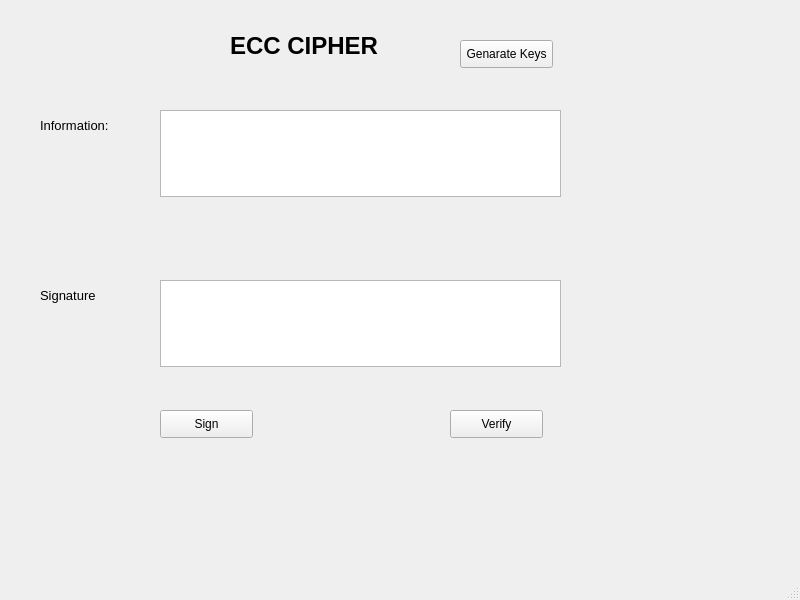
<?xml version="1.0" encoding="UTF-8"?>
<ui version="4.0">
 <class>MainWindow</class>
 <widget class="QMainWindow" name="MainWindow">
  <property name="geometry">
   <rect>
    <x>0</x>
    <y>0</y>
    <width>800</width>
    <height>600</height>
   </rect>
  </property>
  <property name="windowTitle">
   <string>MainWindow</string>
  </property>
  <widget class="QWidget" name="centralwidget">
   <widget class="QLabel" name="label">
    <property name="geometry">
     <rect>
      <x>230</x>
      <y>0</y>
      <width>191</width>
      <height>91</height>
     </rect>
    </property>
    <property name="font">
     <font>
      <pointsize>18</pointsize>
      <weight>75</weight>
      <bold>true</bold>
     </font>
    </property>
    <property name="text">
     <string>ECC CIPHER</string>
    </property>
   </widget>
   <widget class="QLabel" name="label_2">
    <property name="geometry">
     <rect>
      <x>40</x>
      <y>110</y>
      <width>91</width>
      <height>31</height>
     </rect>
    </property>
    <property name="font">
     <font>
      <pointsize>10</pointsize>
     </font>
    </property>
    <property name="text">
     <string>Information:</string>
    </property>
   </widget>
   <widget class="QLabel" name="label_3">
    <property name="geometry">
     <rect>
      <x>40</x>
      <y>280</y>
      <width>91</width>
      <height>31</height>
     </rect>
    </property>
    <property name="font">
     <font>
      <pointsize>10</pointsize>
     </font>
    </property>
    <property name="text">
     <string>Signature</string>
    </property>
   </widget>
   <widget class="QTextEdit" name="txt_information">
    <property name="geometry">
     <rect>
      <x>160</x>
      <y>110</y>
      <width>401</width>
      <height>87</height>
     </rect>
    </property>
   </widget>
   <widget class="QTextEdit" name="txt_signature">
    <property name="geometry">
     <rect>
      <x>160</x>
      <y>280</y>
      <width>401</width>
      <height>87</height>
     </rect>
    </property>
   </widget>
   <widget class="QPushButton" name="btn_genaratekey">
    <property name="geometry">
     <rect>
      <x>460</x>
      <y>40</y>
      <width>93</width>
      <height>28</height>
     </rect>
    </property>
    <property name="text">
     <string>Genarate Keys</string>
    </property>
   </widget>
   <widget class="QPushButton" name="btn_sign">
    <property name="geometry">
     <rect>
      <x>160</x>
      <y>410</y>
      <width>93</width>
      <height>28</height>
     </rect>
    </property>
    <property name="text">
     <string>Sign</string>
    </property>
   </widget>
   <widget class="QPushButton" name="btn_verify">
    <property name="geometry">
     <rect>
      <x>450</x>
      <y>410</y>
      <width>93</width>
      <height>28</height>
     </rect>
    </property>
    <property name="text">
     <string>Verify</string>
    </property>
   </widget>
  </widget>
  <widget class="QMenuBar" name="menubar">
   <property name="geometry">
    <rect>
     <x>0</x>
     <y>0</y>
     <width>800</width>
     <height>26</height>
    </rect>
   </property>
  </widget>
  <widget class="QStatusBar" name="statusbar"/>
 </widget>
 <resources/>
 <connections/>
</ui>
